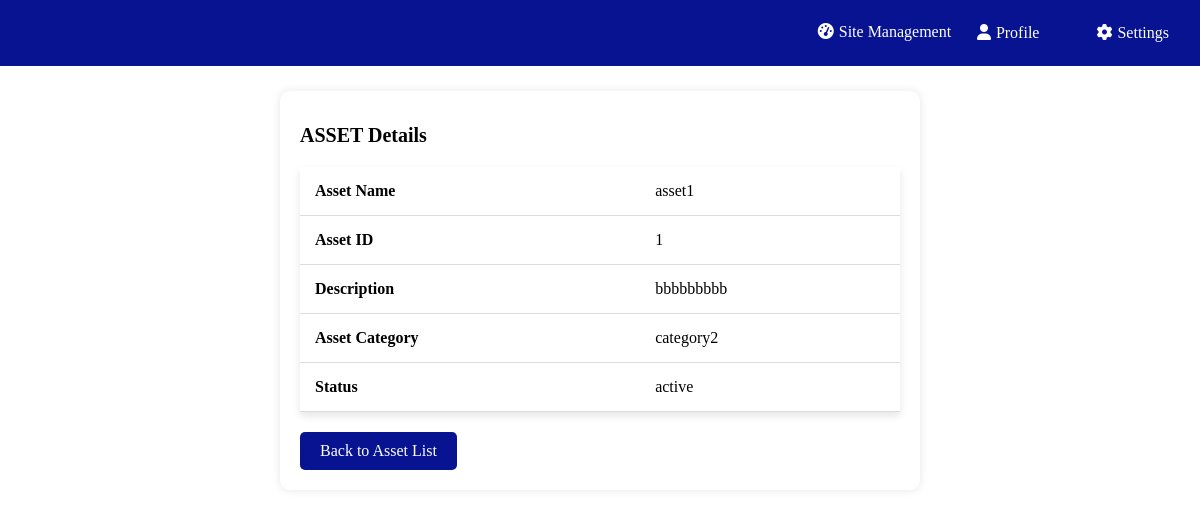
The app's page /asset_details/1/ with its own data.
### app1/models.py (models this page shows, shortened)
class Asset(models.Model):
    asset_id = models.IntegerField(unique=True)
    asset_name = models.CharField(max_length=255)
    description = models.CharField(max_length=500)
    asset_category = models.CharField(max_length=50)
    STATUS_CHOICES = [
        ('active', 'Active'),
        ('inactive', 'Inactive'),
    ]
    status = models.CharField(max_length=50, choices=STATUS_CHOICES)

### app1/views.py (the view)
# urls.py: path('asset_details/<int:asset_id>/', views.asset_details, name='asset_details'),
def asset_details(request, asset_id):
    asset = get_object_or_404(Asset, asset_id=asset_id)
    return render(request, 'app1/view_asset.html', {'asset': asset})

### app1/templates/app1/view_asset.html (shortened to what this page needs)
<!DOCTYPE html>
<html lang="en">
<head>
    <link rel="stylesheet" href="https://cdnjs.cloudflare.com/ajax/libs/font-awesome/6.0.0/css/all.min.css">
</head>
<body>
    <div class="nav">
        <a class="dash" href="{% url 'sites' %}"><i class="fas fa-tachometer-alt"></i>Site Management</a>
        <div class="dropdown">
            <a href="#" class="dropbtn"><i class="fas fa-user"></i>Profile</a>
        </div>
        <div class="dropdown">
            <a href="#" class="dropbtn"><i class="fas fa-cog"></i>Settings</a>
        </div>
    </div>
    <div class="content asset-details">
        <h1>ASSET Details</h1>
        <table>
            <tr>
                <td><strong>Asset Name</strong></td>
                <td>{{ asset.asset_name }}</td>
            </tr>
            <tr>
                <td><strong>Asset ID</strong></td>
                <td>{{ asset.asset_id }}</td>
            </tr>
            <tr>
                <td><strong>Description</strong></td>
                <td>{{ asset.description }}</td>
            </tr>
            <tr>
                <td><strong>Asset Category</strong></td>
                <td>{{ asset.asset_category }}</td>
            </tr>
            <tr>
                <td><strong>Status</strong></td>
                <td>{{ asset.status }}</td>
            </tr>
        </table>
        <a href="{% url 'asset_site' %}" class="back-link">Back to Asset List</a>
    </div>
</body>
</html>

### app1/templates/app1/view_asset.html (style rules this page uses)
body { font-family: verdana; width: 100%; margin: 0; }
.nav { overflow: hidden; width: 100%; padding: 10px; text-align: center; background-color: #071390; z-index: 100; display: flex; justify-content: space-between; }
.nav a { padding: 5px; color: white; text-decoration: none; display: inline-block; margin: 0 2px; flex: 1; }
.nav .dash { margin-top: 8px; order: -1; margin-left: 800px; }
.nav .dropdown .dropbtn { font-size: 16px; border: none; outline: none; color: white; padding: 14px 16px; background-color: inherit; font-family: inherit; margin-top: 0px; margin-left: 0px; margin-right: 25px; }
.nav a i { margin-right: 5px; }
.content { flex-grow: 1; padding: 20px; margin-top: 60px; }
.asset-details { background-color: #ffffff; padding: 20px; border-radius: 10px; box-shadow: 0 0 10px rgba(0, 0, 0, 0.1); max-width: 600px; margin: auto; margin-top: 25px; }
.asset-details table { width: 100%; border-collapse: collapse; margin-top: 20px; box-shadow: 0 4px 8px rgba(0, 0, 0, 0.1); }
.asset-details th, .asset-details td { padding: 15px; text-align: left; border-bottom: 1px solid #dddddd; }
.back-link { display: inline-block; margin-top: 20px; text-decoration: none; color: white; background-color: #071390; padding: 10px 20px; border-radius: 5px; }
h1 { font-size: 20px; }

### records on screen
Asset: asset_name "asset1", asset_id "1", description "bbbbbbbbb", asset_category "category2", status "active"
